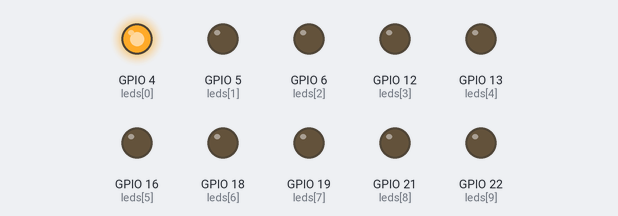
A program run on a simulated Raspberry Pi (BCM pin numbers). On the bench: output pins drawn as LEDs (lit = HIGH).

Above: at 0.05 s.
At 0.35 s:
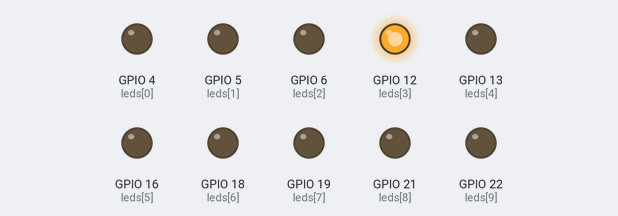
At 0.75 s:
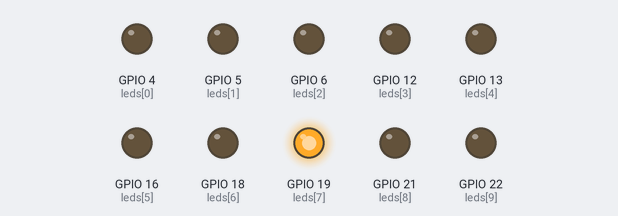
At 1.45 s:
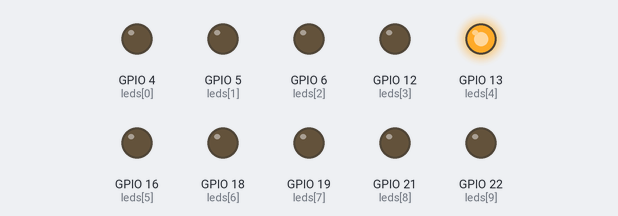
At 2.15 s:
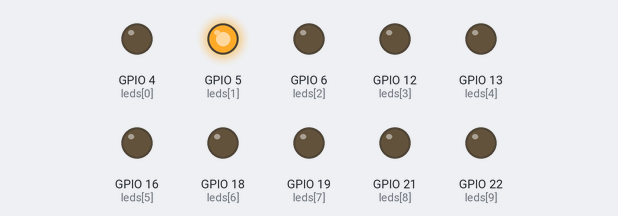
At 2.85 s:
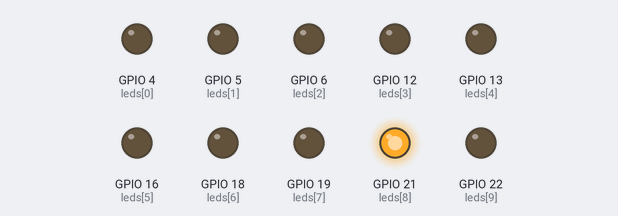
Timing chart, 0 to 3.1 s (numbered marks = the images above):
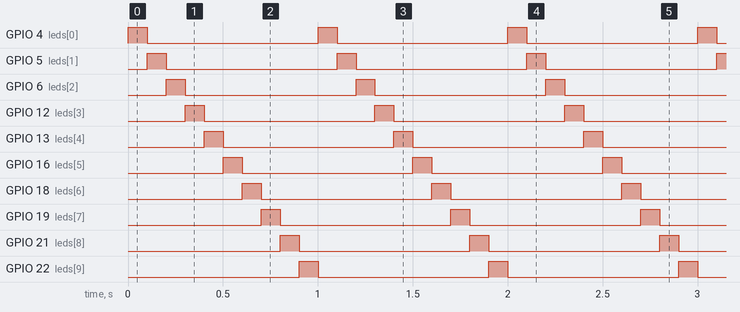

Measured:
- by itself, GPIO 4 (leds[0]), GPIO 5 (leds[1]), GPIO 6 (leds[2]), GPIO 12 (leds[3]), GPIO 13 (leds[4]), GPIO 16 (leds[5]), GPIO 18 (leds[6]), GPIO 19 (leds[7]), GPIO 21 (leds[8]), GPIO 22 (leds[9]): alternates HIGH for 0.10 s and LOW for 0.90 s
- by itself, everything shown: repeats every 1.0 s, in 10 steps

The program:

run.py
```python
#!/usr/bin/python
import RPi.GPIO as GPIO
import time

GPIO.setmode(GPIO.BCM)
GPIO.setwarnings(False)

leds = [4,5,6,12,13,16,18,19,21,22]
for led in leds:
     GPIO.setup(led,GPIO.OUT)
     GPIO.output(led,GPIO.LOW)

while True:
    for led in leds:
        GPIO.output(led,GPIO.HIGH)
        time.sleep(0.1)
        GPIO.output(led,GPIO.LOW)
```
